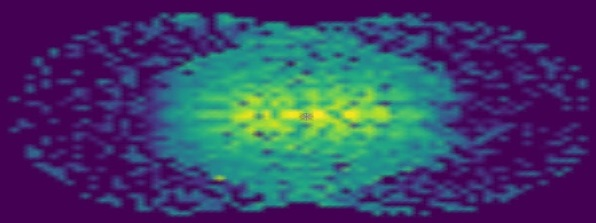
#> input picture MachineLearning/Python/ImageEnhance/Image/ATIcropped.jpg, 596 x 223 px
$ python Enhance_ATI2.py
#> lines starting #> are read from the running program, lines starting #| are printed output that depends on the picture
# -*- coding: utf-8 -*-
"""
Created on Sun Apr 10 12:00:07 2022

@author: baugstein
"""
# -*- coding: utf-8 -*-

import cv2
import numpy as np
import matplotlib.pyplot as plt
from skimage import io #scikit-image

img = cv2.imread("Image/ATIcropped.jpg")
#> img is the input picture: shape (223, 596, 3); mean B, G, R 104.7, 63.1, 62.1
#img = cv2.cvtColor(img, cv2.COLOR_BGR2RGB)
plt.figure(figsize=(12,8))
plt.imshow(img);

'''
NOTE: it is important to check the values of intensities before going on the analysis.
Here, for instance, intensities are normalized, i.e. they range from 0 to 1 rather than 0 to 255,
so we need to convert it back to the latter so openCV works properly. That's why I multiply
the entire image by 255 and convert it to np.uint8 (a format supported by OpenCV).
'''
# transform it to a numpy array
#img_arr = (np.round(np.array(img)*255)).astype(np.uint8)
img_arr = (np.round(np.array(img))).astype(np.uint8)
# flatten
img_arr = img_arr.flatten()

# plot histogram
plt.figure(0)
plt.hist(img_arr, bins = 256, range = [0,256])
plt.title("Number of pixels in each intensity value")
plt.xlabel("Intensity")
plt.ylabel("Number of pixels")
plt.show()
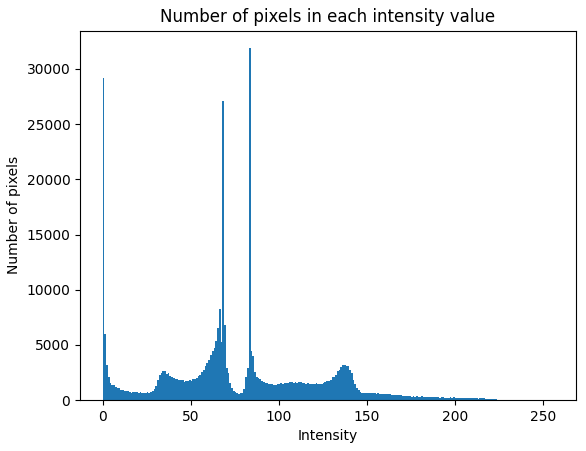
#> figure drawn by matplotlib, 1 panel; tallest bar 31879 high, from x = 83 to 84

#img_eq = cv.equalizeHist((img).astype(np.uint8))
#plt.figure(figsize=(12,8))
#plt.imshow(img_eq);

clahe = cv2.createCLAHE(clipLimit=2.0, tileGridSize=(8,8))
#> (the run stopped early here; a loop or call above may not have finished)
